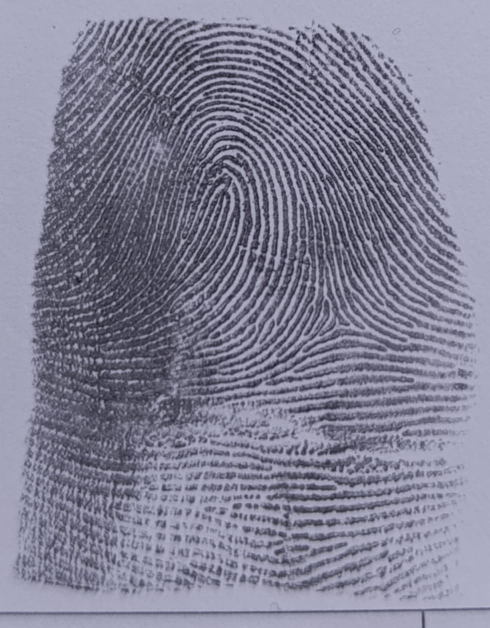
#> input picture uploads/20250519_160220_52ed3419_1_IMG-20250319-WA0136.jpg, 979 x 1256 px (shown at 1/2 size)
$ python -i fingerprint_enhancement.py   (imports and definitions only)   (older library calls are emulated)
#> lines starting #> are read from the running program, lines starting #| are printed output that depends on the picture; after the words box and inside, x2 and y2 are one past the last pixel; in counts of white or black regions, pixels touching at a corner belong together
import cv2
import numpy as np
from scipy import ndimage
from skimage import restoration, exposure

def enhance_fingerprint(image_path):
    """
    تحسين وترميم البصمة من مسرح الجريمة
    """
    # قراءة الصورة
    img = cv2.imread(image_path, cv2.IMREAD_GRAYSCALE)
#> img: shape (1256, 979); min 20, max 191, mean 131.1

    # حفظ نسخة من الصورة الأصلية
    original = img.copy()

    # 1. تحسين التباين
    img = enhance_contrast(img)

    # 2. إزالة الضوضاء
    img = remove_noise(img)

    # 3. تحسين وضوح التلال
    img = enhance_ridges(img)

    # 4. ترميم المناطق التالفة
    img = restore_damaged_areas(img)

    # 5. تحسين الحواف
    img = enhance_edges(img)

    return {
        "original": original,
        "enhanced": img,
        "enhancement_details": {
            "contrast_improvement": calculate_contrast_improvement(original, img),
            "noise_reduction": calculate_noise_reduction(original, img),
            "ridge_clarity": calculate_ridge_clarity(img),
            "restored_areas": calculate_restored_areas(original, img)
        }
    }

def enhance_contrast(img):
    """
    تحسين تباين الصورة
    """
    # تطبيق CLAHE (Contrast Limited Adaptive Histogram Equalization)
    clahe = cv2.createCLAHE(clipLimit=2.0, tileGridSize=(8,8))
    img = clahe.apply(img)

    # تحسين التباين العام
    img = exposure.rescale_intensity(img)

    return img

def remove_noise(img):
    """
    إزالة الضوضاء من الصورة
    """
    # إزالة الضوضاء باستخدام مرشح غير محلي
    img = cv2.fastNlMeansDenoising(img, None, 10, 7, 21)

    # تطبيق مرشح متوسط للتخلص من الضوضاء المتبقية
    img = cv2.medianBlur(img, 3)

    return img

def enhance_ridges(img):
    """
    تحسين وضوح التلال
    """
    # تطبيق مرشح Gabor لتحسين التلال
    kernel = cv2.getGaborKernel((21, 21), 8.0, np.pi/4, 10.0, 0.5, 0, ktype=cv2.CV_32F)
    img = cv2.filter2D(img, cv2.CV_8UC3, kernel)

    # تحسين الحواف
    img = cv2.Laplacian(img, cv2.CV_64F)
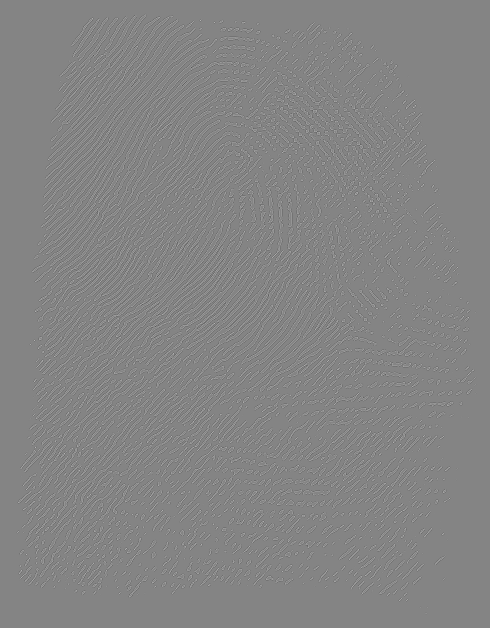
#> img: shape (1256, 979) float64 (shown at 1/2 size); min -982, max 910, mean 0; drawn with min black and max white
    img = np.uint8(np.absolute(img))

    return img

def restore_damaged_areas(img):
    """
    ترميم المناطق التالفة
    """
    # تحويل الصورة إلى ثنائية
    _, binary = cv2.threshold(img, 0, 255, cv2.THRESH_BINARY + cv2.THRESH_OTSU)
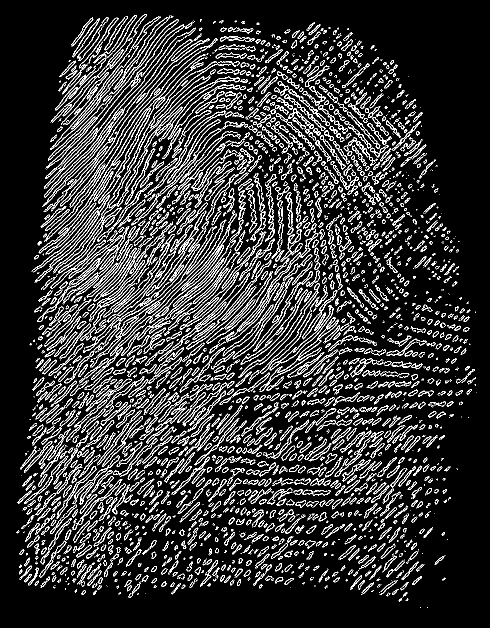
#> binary: shape (1256, 979) (shown at 1/2 size); 13.7% white in thin lines or dots, all inside (x1, y1, x2, y2) = (33, 28, 953, 1215)

    # إيجاد المناطق التالفة
    kernel = np.ones((3,3), np.uint8)
    damaged = cv2.morphologyEx(binary, cv2.MORPH_CLOSE, kernel)
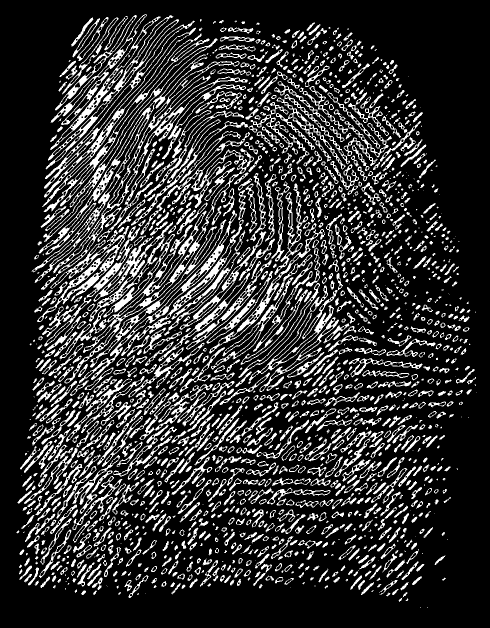
#> damaged: shape (1256, 979) (shown at 1/2 size); 19.9% white; 1597 white regions (317 under 20 px), largest, box (x1, y1, x2, y2) and area: (119, 264, 508, 767) 10067, (106, 122, 496, 547) 5985, (63, 109, 415, 566) 5537

    # ترميم المناطق التالفة
    img = cv2.inpaint(img, damaged, 3, cv2.INPAINT_TELEA)

    return img

def enhance_edges(img):
    """
    تحسين الحواف
    """
    # تطبيق مرشح Canny
    edges = cv2.Canny(img, 100, 200)
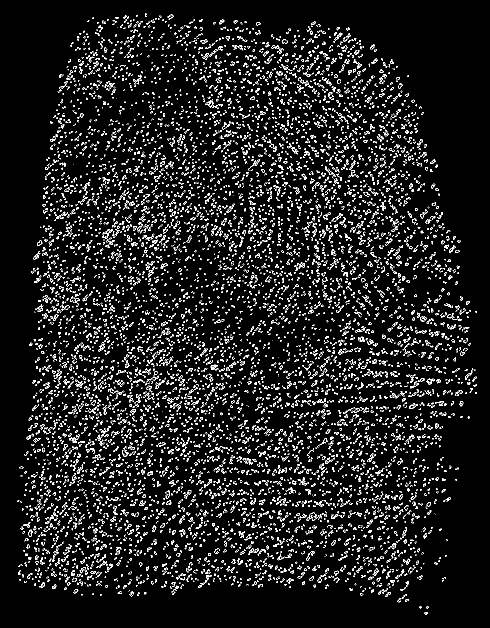
#> edges: shape (1256, 979) (shown at 1/2 size); 7.3% white in thin lines or dots, all inside (x1, y1, x2, y2) = (35, 27, 954, 1229)

    # دمج الحواف مع الصورة الأصلية
    img = cv2.addWeighted(img, 0.7, edges, 0.3, 0)
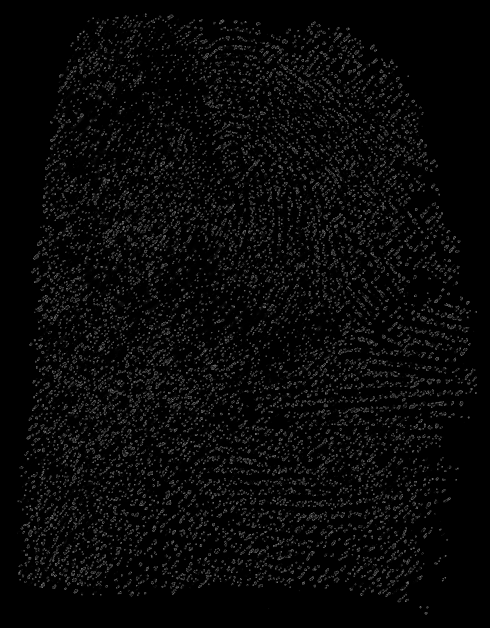
#> img: shape (1256, 979) (shown at 1/2 size); min 0, max 154, mean 8.4

    return img

def calculate_contrast_improvement(original, enhanced):
    """
    حساب نسبة تحسن التباين
    """
    original_contrast = np.std(original)
#> original_contrast = 38.94
    enhanced_contrast = np.std(enhanced)
#> enhanced_contrast = 24.34
    return ((enhanced_contrast - original_contrast) / original_contrast) * 100

def calculate_noise_reduction(original, enhanced):
    """
    حساب نسبة تقليل الضوضاء
    """
    original_noise = np.mean(cv2.Laplacian(original, cv2.CV_64F))
#> original_noise = -0.000133
    enhanced_noise = np.mean(cv2.Laplacian(enhanced, cv2.CV_64F))
#> enhanced_noise = 0
    return ((original_noise - enhanced_noise) / original_noise) * 100

def calculate_ridge_clarity(img):
    """
    حساب وضوح التلال
    """
    edges = cv2.Canny(img, 100, 200)
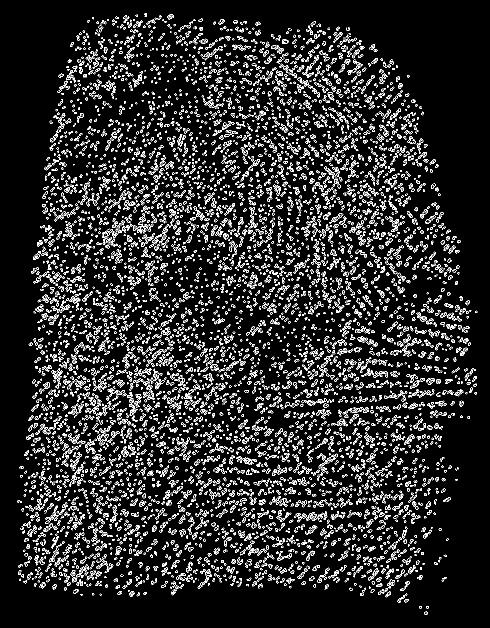
#> edges: shape (1256, 979) (shown at 1/2 size); 10.1% white in thin lines or dots
    return np.sum(edges > 0) / (img.shape[0] * img.shape[1]) * 100

def calculate_restored_areas(original, enhanced):
    """
    حساب نسبة المناطق المرممة
    """
    diff = cv2.absdiff(original, enhanced)
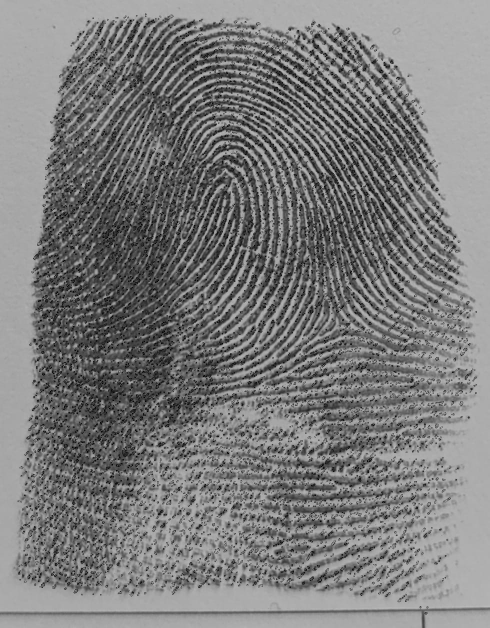
#> diff: shape (1256, 979) (shown at 1/2 size); min 0, max 191, mean 123.6
    return np.sum(diff > 30) / (original.shape[0] * original.shape[1]) * 100

>>> result = enhance_fingerprint('../uploads/20250519_160220_52ed3419_1_IMG-20250319-WA0136.jpg')
#> result = 3 items
